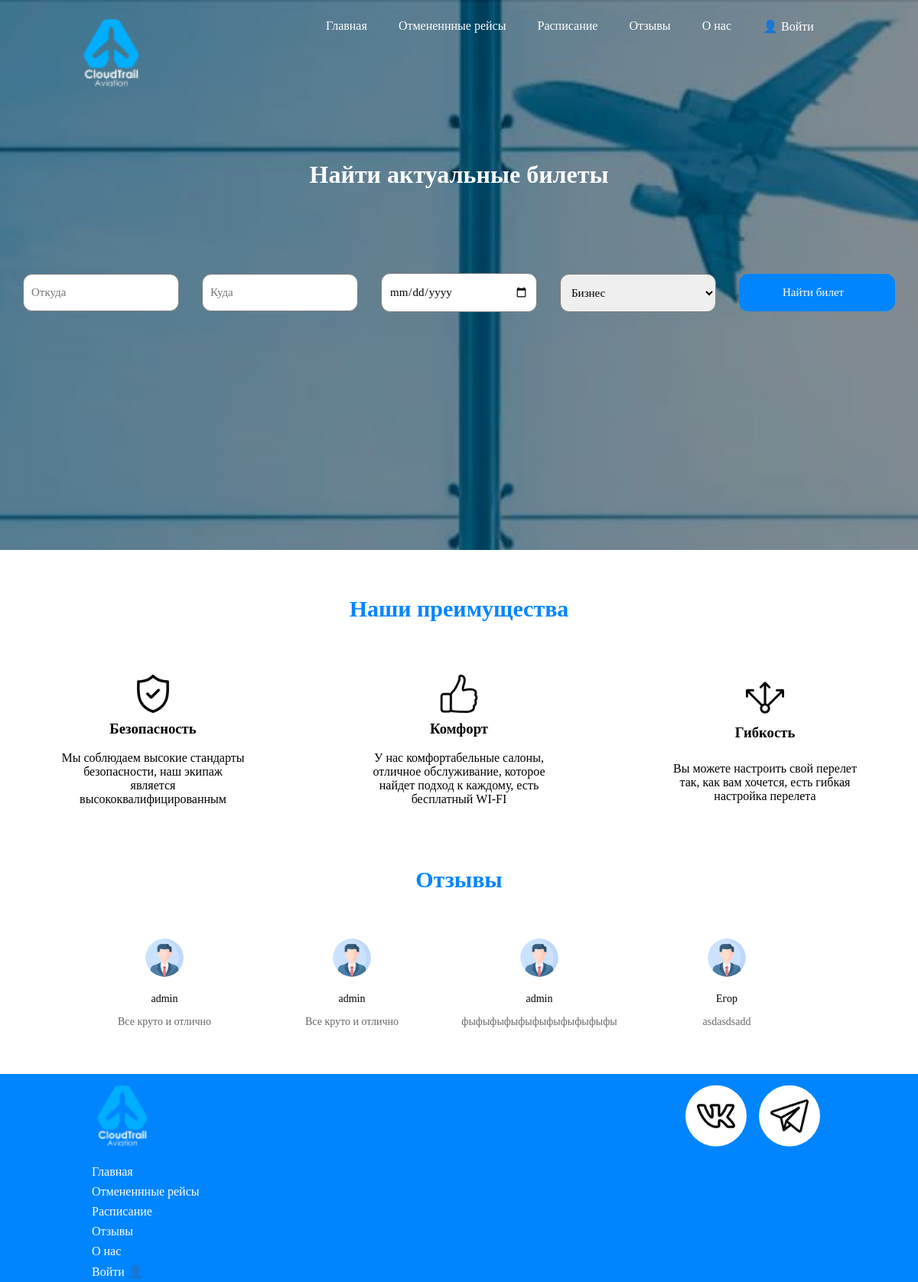
Before: / with the older database file.
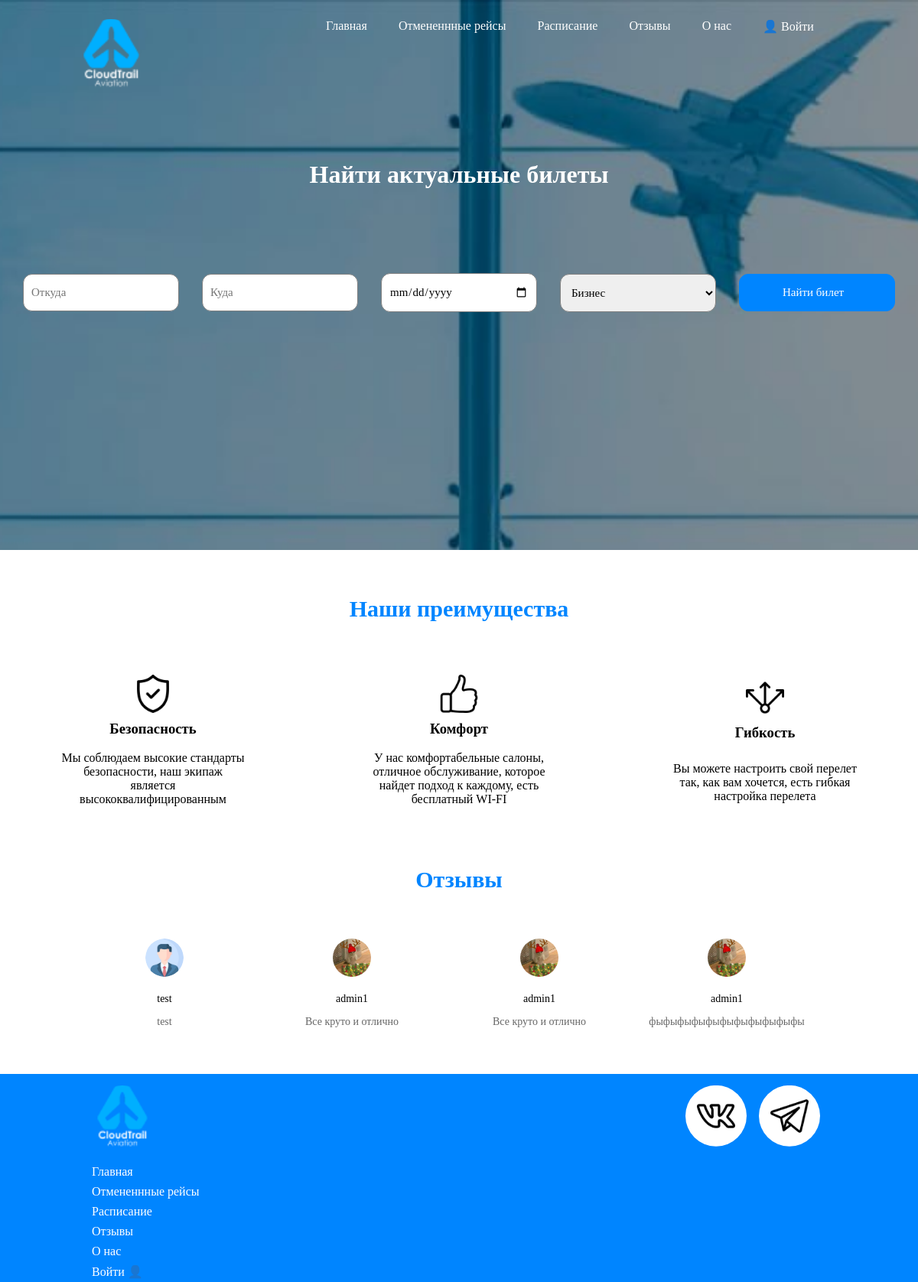
After: the same page with the newer database file.
### tables this page shows
CREATE TABLE `reviews` (
  `id` int NOT NULL,
  `id_user` int NOT NULL,
  `content` varchar(100) NOT NULL,
  `status` int NOT NULL DEFAULT '1'
);

CREATE TABLE `users` (
  `id` int NOT NULL,
  `first_name` varchar(100) NOT NULL,
  `last_name` varchar(100) NOT NULL,
  `patronymic` varchar(100) NOT NULL,
  `email` varchar(100) NOT NULL,
  `password` varchar(100) NOT NULL,
  `phone` varchar(100) NOT NULL,
  `role` int NOT NULL DEFAULT '1',
  `role_sales` int NOT NULL DEFAULT '1',
  `photo` varchar(100) NOT NULL DEFAULT 'ava.png'
);

### index.php (the view, shortened to what this page needs)
<!DOCTYPE html>
<html>
<head>
	<link rel="stylesheet" type="text/css" href="styles/styles.css">
</head>
<body>
	<div class="heads">
    <?php
    include_once "controllers/header_menu.php";
    ?>
		<h1>Найти актуальные билеты</h1>
		<div class="bilet">
            <form action="pages/out.php" method="post" class="bilet">
                <input type="text" name="Whence" class="polev" placeholder="Откуда">
                <input type="text" name="Wheres" class="polev" placeholder="Куда">
                <input type="date" name="data" class="polev" placeholder="Дата вылета">
                <select class="polev">
                    <option>Бизнес</option>
                </select>
                <input type="submit" name="Search" class="sub" value="Найти билет">
            </form>
		</div>
	</div>
	<div class="content">
		<h2>Наши преимущества</h2>
		<div class="preim">
			<div class="block1">
                <div style="display: flex;flex-direction: column; width: 100%; align-items: center; justify-content: space-evenly;"><img src="img/security.png" style="margin-bottom: 10px;">
                <h3>Безопасность</h3></div>
				<p>Мы соблюдаем высокие стандарты безопасности, наш экипаж является высококвалифицированным</p>
			</div>
			<div class="block1">
                <div style="display: flex;flex-direction: column; width: 100%; align-items: center; justify-content: space-evenly;"><img src="img/like.png" style="margin-bottom: 10px;">
                <h3>Комфорт</h3></div>
                <p>У нас комфортабельные салоны, отличное обслуживание, которое найдет подход к каждому, есть бесплатный WI-FI</p>
            </div>
			<div class="block1">
                <div style="display: flex;flex-direction: column; width: 100%; align-items: center; justify-content: space-evenly;"><img src="img/three-way.png" style="margin-bottom: 10px;">
                <h3>Гибкость</h3></div>
                <p>Вы можете настроить свой перелет так, как вам хочется, есть гибкая настройка перелета</p>
            </div>
		</div>
		<h2 class="e-content_">Отзывы</h2>
		<div class="otzivi">
		<?php
                $str_out_reviews = "SELECT * FROM `reviews`WHERE `status` = 2 ORDER BY `id` DESC LIMIT 0, 4 ";
                $run_out_reviews = mysqli_query($connect, $str_out_reviews);
                while ($reviews = mysqli_fetch_array($run_out_reviews)) {
                    $str_out_reviews_user = "SELECT * FROM `users` WHERE `id` = $reviews[id_user]";
                    $run_out_rewiews_user = mysqli_query($connect, $str_out_reviews_user);
                    $users_reviews = mysqli_fetch_array($run_out_rewiews_user);
                    echo "
                    <div class='e-reviews index_reviews'>
                        <img src='img/$users_reviews[photo]'>
                        <div class='e-name'><p>$users_reviews[first_name]</p></div>
                        <div class='e-content'><p>$reviews[content]</p></div>
                        </div>";
                }
        ?>
		</div>
	</div>
    <?php
        include_once 'controllers/footer.php';
    ?>
</body>
</html>

### controllers/header_menu.php (shortened to what this page needs)
<div class="header">
	<div class="logo"></div>
	<div class="menu">
		<a href="../index.php">Главная</a>
		<a href="">Отмененнные рейсы</a>
		<a href="">Расписание</a>
		<a href="">Отзывы</a>
		<a href="../pages/about.php">О нас</a>
        <?php
        if ($_SESSION['user']) {
        ?><a href="pages/lk_admin.php" class="lk_logo"><?php echo $_SESSION['user']['first_name']; ?></a><?php
        }else {
        ?><a href="#modal" class="lk_logo">Войти</a><?php
        }
        ?>
	</div>
</div>

### controllers/footer.php (shortened to what this page needs)
<div class="footer">
	<div class="line">
		<div class="logo_f"></div>
		<div class="soc">
			<div class="circle"><div class="vk"><a href="#"></a></div></div>
			<div class="circle"><div class="tg"><a href="#"></a></div></div>
		</div>
	</div>
	<div class="menu_f">
		<a href="../index.php">Главная</a>
		<a href="">Отмененнные рейсы</a>
		<a href="">Расписание</a>
		<a href="">Отзывы</a>
		<a href="../pages/about.php">О нас</a>
		<?php
        if ($_SESSION['user']) {
        ?><a href="pages/lk_admin.php" class="lk_logo"><?php echo $_SESSION['user']['first_name']; ?></a><?php
        }else {
        ?><a href="#modal" class="lk_f_logo">Войти</a><?php
        }
        ?>
	</div>
</div>

### styles/styles.css (style rules this page uses)
body { margin: 0px 0px 0px 0px; font-family: 'Century Gothic'; }
a { text-decoration: none; color:white; }
.heads { max-width:100%; height: 719px; background-image: url(../img/head.jpg); background-size: cover; background-repeat: no-repeat; background-position: center center; background-attachment: fixed; }
.header { width: 100%; max-height: 150px; height: 150px; display: flex; flex-wrap: wrap; align-content: space-around; justify-content: space-around; }
.logo { width: 100px; height: 100px; background-image: url(../img/logo.png); background-repeat: no-repeat; background-position: center; background-size: contain; border-radius: 50px; }
.bilet { width: 100%; display: flex; flex-direction: row; flex-wrap: nowrap; align-items: center; justify-content: space-evenly; }
.lk_logo::before { content: "👤 "; }
.lk_f_logo::after { content: " 👤"; }
h1 { color: white; text-align: center; margin-top: 60px; margin-bottom: 110px; }
h2 { color: #0085FF; text-align: center; font-size: 30px; }
.content { width: 100%; color: black; }
.content h2 { margin: 5% 0; }
.preim { width: 100%; height: 200px; display: flex; flex-direction: row; flex-wrap: nowrap; justify-content: space-around; }
.block1 { width: 20%; height: 190px; display: flex; flex-direction: row; flex-wrap: wrap; align-content: space-around; justify-content: space-around; text-align: center; }
.otzivi { width: 100%; display: flex; flex-direction: row; flex-wrap: wrap; justify-content: center; }
.footer { display: flex; flex-direction: column; align-items: center; width: 100%; height: 100%; background-color: #0085FF; }
.line { width: 80%; height: 100px; display: flex; flex-direction: row; justify-content: space-between; margin-top: 15px; }
.logo_f { width: 80px; height: 90px; background-image: url(../img/logo.png); background-repeat: no-repeat; background-position: center; background-size: contain; border-radius: 50px; }
.soc { width: 20%; display: flex; flex-direction: row; justify-content: space-around; }
.circle { background: #ffffff; clip-path: circle(50%); height: 5em; width: 5em; display: flex; align-items: center; justify-content: center; }
.vk { width: 50px; height: 50px; background-image: url(../img/vk.png); background-repeat: no-repeat; background-position: center; background-size: contain; }
.tg { width: 50px; height: 50px; background-image: url(../img/tg.png); background-repeat: no-repeat; background-position: center; background-size: contain; }
.menu { display: flex; width: 60%; flex-direction: row; flex-wrap: nowrap; justify-content: space-evenly; }
.polev { border-radius: 12px; font-size: 15px; padding: 15px 10px 15px 10px; border: 1px solid grey; width: 17%; outline: none; }
.sub { background-color: #0085FF; color: #fff; font-size: 15px; border: 1px solid #0085FF; cursor: pointer; border-radius: 12px; padding: 15px 10px 15px 0px; width: 17%; }
.menu_f { width: 80%; height: 100%; display: flex; flex-direction: column; justify-content: space-evenly; }
.menu_f a { padding-top: 4px; padding-bottom: 4px; }
img { width: 50px; height: 50px; }
* { margin: 0; padding: 0; box-sizing: border-box; font-family: 'Century Gothic'; }
.e-reviews { text-align: center; max-width: 210px; margin-right: 35px; display: flex; flex-direction: column; align-items: center; }
.e-reviews img { overflow-clip-margin: content-box; overflow: clip; object-fit: cover; border-radius: 50px; }
.e-name { padding: 5% 10% 0 10%; width: 150px; font-size: 14px; margin-top: 10px; margin-bottom: 10px; }
.e-content { padding-top: 2%; width: auto; font-size: 14px; color: #666666; }
.index_reviews { width: 70%; padding-bottom: 5%; }

Changed rows visible on the page:
no longer on this page (row unchanged): reviews: id_user.photo (picture), id_user.first_name "Егор", content "asdasdsadd"
added reviews: id_user.photo (picture), id_user.first_name "test", content "test"
changed through a linked row, reviews (number 2 of 4 on the later page): id_user.photo: a different picture; id_user.first_name "admin" → "admin1"
changed through a linked row, reviews (number 3 of 4 on the later page): id_user.photo: a different picture; id_user.first_name "admin" → "admin1"
changed through a linked row, reviews "фыфыфыфыфыфыфыфыфыфыфы": id_user.photo: a different picture; id_user.first_name "admin" → "admin1"
